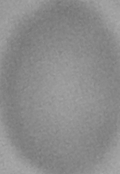
#> input picture Cropped, Rotated/0_0_crop133.tiff, 120 x 174 px, found by its file name; its folder holds only this picture in this run
$ jupyter execute --allow-errors 'First attempt PCA 08-11-18.ipynb'   (shell and % lines are left out)   (older library calls are emulated)
#> lines starting #> are read from the running program, lines starting #| are printed output that depends on the picture
[cell 1]


import numpy as np #To use functions or constants that are in the NumPy module, type np.function_name. EG: np.pi is pi
import numpy.random as nprd #This imports random number generation functions
import scipy as sp #SciPy has lots of useful numerical methods, so we don't have to write them
import scipy.linalg as spla #This imports the sub-module containing linear algebra methods
import matplotlib.pyplot as plt #This will let us display images nicely
import cv2
import os
#import pandas as pd
from scipy import ndimage


from __future__ import print_function

from time import time
import logging
import matplotlib.pyplot as plt

from sklearn.model_selection import train_test_split
from sklearn.model_selection import GridSearchCV
from sklearn.datasets import fetch_lfw_people
from sklearn.metrics import classification_report
from sklearn.metrics import confusion_matrix
from sklearn.decomposition import PCA
from sklearn.svm import SVC

[cell 2]
#Load images in from fodler into a dictionary
def load_images_from_folder(folder):
    images_dict = {}
    i=0
    for filename in os.listdir(folder):
        img = cv2.imread(os.path.join(folder,filename))
#> img is the input picture: shape (174, 120, 3); min 116, max 171, mean 140.3
        if img is not None:
            img=cv2.cvtColor(img,cv2.COLOR_BGR2GRAY)
#> img: shape (174, 120)
            images_dict[i]=img
            i=i+1
    return images_dict , i
folder="X:\\Physics\\ResearchProjects\\RWBowman\\RC-PH1201\\Malaria_Diagnostic_Microscopy\\Project\\SAMBa Reading Project MDuff\\Malaria-Imaging-Code\\Cropped, Rotated\\"
images_dict, no_images=load_images_from_folder(folder)
#> images_dict = 1 item; no_images = 1

[cell 3]
images_dict, no_images

[cell 4]
#Average width and height

x_total=0
y_total=0
for i in range(no_images):
    (y,x)=np.shape(images_dict[i])
    x_total+=x
    y_total+=y
#> after the loop, x_total = 120; y_total = 174
x_mean=int(x_total/no_images)
#> x_mean = 120
y_mean=int(y_total/no_images)
#> y_mean = 174
x_mean, y_mean
#> Out = (120, 174)

[cell 5]
#resize all images and add to a new dictionary
resized_img_dict={}
for i in range(no_images):
    img=images_dict[i]
    res = cv2.resize(img,(147, 184), interpolation = cv2.INTER_CUBIC)
    resized_img_dict[i]=res
#> this loop made 1 pass
#> pass 1, `res = cv2.resize(img,(147, 184), interpolation = cv2.INTER_CUBIC)`:
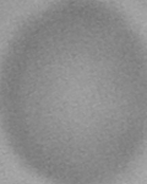
#> res: shape (184, 147); min 116, max 170, mean 140.3
#> after the loop, resized_img_dict = 1 item

[cell 6]
#All images as a vector.
vector_img_dict={}
all_img=()
for i in range(no_images):
    img=resized_img_dict[i]
    vector_img_dict[i]=img.flatten(order='F').astype(np.float)
#> after the loop, vector_img_dict = 1 item
arrays = [vector_img_dict[i] for i in range(no_images)]
#> arrays = 1 item
all_data=np.stack(arrays, axis=0)

[cell 7]
#PCA THINGS!!!!

#Find the mean image
sum_img_vector=np.zeros(x_mean*y_mean)
#> (the rest of this cell did not finish here and is left out)

[cell 8]
#https://scikit-learn.org/stable/auto_examples/applications/plot_face_recognition.html#sphx-glr-auto-examples-applications-plot-face-recognition-py

[cell 9]
n_components = 12

#> (the rest of this cell did not finish here and is left out)

[cell 10]
# #############################################################################
# Qualitative evaluation of the predictions using matplotlib

def plot_gallery(images, h, w, n_row=3, n_col=4):
    """Helper function to plot a gallery of portraits"""
#> called with images = array of shape (1, 27048), h = 120, w = 174, n_row = 3, n_col = 4
    plt.figure(figsize=(1.8 * n_col, 2.4 * n_row))
    plt.subplots_adjust(bottom=0, left=.01, right=.99, top=.90, hspace=.35)
    for i in range(n_row * n_col):
        plt.subplot(n_row, n_col, i + 1)
        plt.imshow(images[i].reshape((h, w)), cmap=plt.cm.gray)

        plt.xticks(())
        plt.yticks(())


#> (the rest of this cell did not finish here and is left out)


$ run again, on Cropped, Rotated/0_0_crop345.tiff
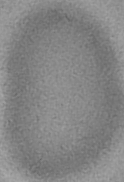
#> input picture Cropped, Rotated/0_0_crop345.tiff, 124 x 182 px, found by its file name
#> in load_images_from_folder, img is the input picture: shape (182, 124, 3); min 100, max 171, mean 133
#> img: shape (182, 124)
#> images_dict = 1 item; no_images = 1
#> x_mean = 124
#> y_mean = 182
#> Out = (124, 182)
#> the loop `for i in range(no_images):` made 1 pass
#> pass 1, `res = cv2.resize(img,(147, 184), interpolation = cv2.INTER_CUBIC)`:
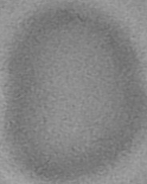
#> res: shape (184, 147); min 101, max 171, mean 133
#> after the loop `for i in range(no_images):`: resized_img_dict = 1 item
